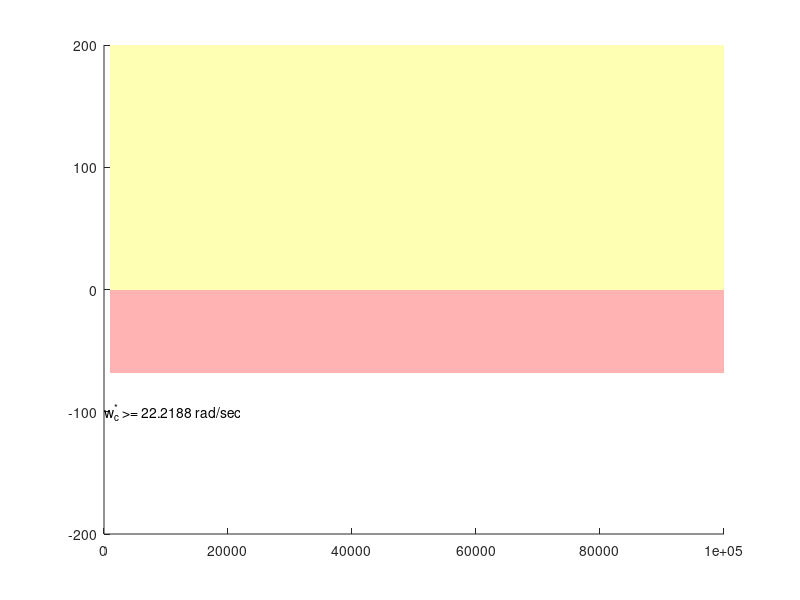

Reproduce this figure in MATLAB. (Note: this script raises an error after producing the figure.)
%%Introduzione

%Progetto di Controlli Automatici - T
%Tipologia III variante A: Controllo di un sistema idroelettrico con condotta forzata

%Gruppo:
%Andrea Proia 0000825784
%Federico Maria Macchiavelli 0000825621
%Mattia Innocenti 0000825046
%Luca Bartolomei 0000825005


%%
%Caratteristiche impianto

%Si tratta di un sistema SISO.

%Tabella delle caratteristiche:
tab_a = pi^2;
tab_a_inv = 1/tab_a;
tab_C_d = 2*pi^2;
tab_R_0 = 45;
tab_eta = 0.6;
tab_W = 30;
tab_omega_n = 1000;
tab_A_n = 0.02;
tab_B_n = 30;
tab_h_perc = 1;
tab_T_a_h_perc = 0.3;
tab_T_a_0 = 0.033;
tab_x_equilibrio_1 = 10;
tab_x_equilibrio_2 = 6;
tab_x_equilibrio_3 = 6;
tab_u_equilibrio = (tab_x_equilibrio_1/(tab_x_equilibrio_2*abs(tab_x_equilibrio_2))-tab_R_0)/(tab_C_d);

%La costante g non è presente nella tabella:
tab_g_const = 9.80655;

%Metto insieme la condizione di equilibrio dello stato:
% tab_x_equilibrio = [tab_x_equilibrio_1, tab_x_equilibrio_2, tab_x_equilibrio_3];

%Definizione del sistema:
%Il sistema è formato da tre variabili di stato:

%x_1: la pressione dell'acqua sul fondo del bacino.
%x_2: la portata in uscita dal bacino.
%x_3: la portata in ingresso allo stesso.

%L'uscita del sistema viene rappresentata dalla variabile y:
%y: rappresenta l'energia elettrica generata attraverso la turbina.
%y= -eta*x_1*x_2

%Forma di stato:
%x_dot_1 = (g/a)*(-x_2+x_3)
%x_dot_2 = -C_d*u*x_2*|x_2|-R_0*x_2*|x_2|+x_1
%x_dot_3 = 0
 
%%
%Specifiche di progetto

%1 Errore a regime nullo con riferimento a gradino w(t) = W1(t)
%2 Per garantire una certa robustezza del sistema si deve avere un margine di fase M_f* = 45Ḟ
%3 Il sistema può accettare un sovraelongazione percentuale al massimo del 5% : S_% <= 5%

s_perc = 0.05;

%4 Il tempo di assestamento all'1% deve essere tenuto relativamente basso T_a_1 = 0.3 s
%5 Devo abbattere i rumori n di 30 volte che in db =
B_n_db = 20*log(tab_B_n);

%Specifiche opzionali:

%1_opz Il tempo di assestamento all'1% deve essere tenuto a 0.033 s

%Introduco i vincoli indiretti:

%Dato dal rumore di misura.
%Dato che non ho vincoli di moderazione, questo rimane il vincolo più forte
w_c_max=tab_omega_n; % 1000 rad/s
%Limite superiore per la frequenza di attraversamento.

%Viene ricavato dalla sovraelongazione con la formula classica.
xi=sqrt(log(s_perc)^2/(pi^2+log(s_perc)^2)); %0.6901

%Mf>69.011Ḟ richiesta più limitatnte delle specifiche (Mf>45Ḟ).
%PROCEDIMENTO: calcolo xi con la formula inversa, poi calcolo il Mf e
%valuto la condizione più restrittiva
Mf=xi*100; %69.0107Ḟ

%Calcolo la frequenza di attraversamento minimo attraverso la formula:
%460/(Mf* T*) cioè 460/(69.011 * 0.3)
%Questo limite inferiore è dettato dal tempo di assestamento.
w_c_min=460/(Mf * tab_T_a_h_perc); % 22.2188 rad/s

%Abbiamo individuato l'intervallo per la pulsazione di attraversamento 
%w_c* [22.2188 rad/s, 1000 rad/s]

%%
%Linearizzazione del sistema

%Ridefinisco la prima equazione di stato:
%x_dot_1 = -(g/a) x_2 + (g/a) x_3

%Ridefinisco la seconda equazione di stato:
%x_dot_2 = x_1 -(C_d*u+R_0) x_2*|x_2|
%x_dot_2 = x_1 -(R_0*|x_2|) x_2 - (C_d*x_2*|x_2|) u

%La derivata di x_2 in x_dot_2 non è immediata:
%d/dx_2 (x_1 -(C_d*u+R_0) x_2*|x_2|) = -(2(x_2)^2(C_d*u+R_0))/|x_2|

%Ridefinisco y
%y= -(eta*x_2) x_1
%y= -(eta*x_1) x_2

%Punto di equilibrio dove linearizzare il sistema:
%x_equilibrio = (10,6,6)
%u_equilibrio = (-2.265654245335609)

%Applico la serie di Taylor per linearizzare il sistema:
%A = 0 + d/dx (x_dot)|x=x_equilibrio, u=u_equilibrio
%B = 0 + d/du (x_dot)|x=x_equilibrio, u=u_equilibrio
%C = 0 + d/dx (y)|x=x_equilibrio, u=u_equilibrio
%D = 0 + d/du (y)|x=x_equilibrio, u=u_equilibrio

%Definiamo le matrici A,B,C,D derivabili dalla forma di stato e dall'uscita

%A è una 3x3 perchè devo moltiplicare per le tre equazioni di stato 3x1 e 
%deve saltare fuori un 3x1 quindi 3x3 * 3x1 = 3x1
A = [0, -(tab_g_const/tab_a),                                                                   (tab_g_const/tab_a);
     1, -(2*(tab_x_equilibrio_2^2)*(tab_C_d*tab_u_equilibrio+tab_R_0)/abs(tab_x_equilibrio_2)), 0;
     0, 0,                                                                                      0];

%B è una 3x1 perchè deve moltiplicare per l'ingresso 1x1 e deve saltare
%fuori una 3x1 quindi 3x1 * 1x1 = 3x1
B = [0;
     -(tab_C_d*tab_x_equilibrio_2*abs(tab_x_equilibrio_2));
     0];

%C è 1x3 perchè 1x3 * 3x1 = 1x1
C = [-(tab_eta*tab_x_equilibrio_2), -(tab_eta*tab_x_equilibrio_1),0];

D = 0;

%Per verificare il contenuto delle variabili globali uso la funzione disp
%disp(A);


%Definisco la funzione di traferimento
s=tf('s');
[Num,Den]=ss2tf(A,B,C,D);
G=tf(Num,Den);
%Stampo G
zpk(G)

%Si evidenzia uno zero che diverge.
%Si evidenzia uno zero nell'origine e un polo nell'origine.
%Si evidenzia due poli non nell'origine.
%Si evidenzia uno zero non nell'origine (quello divergente).

%Plot del diagramma di bode

%Margini di visualizzazione del diagramma.
w_plot_min=10^(-2);
w_plot_max=10^5;

%Ricavo il bode della G da plottare
[Mag,phase,w]=bode(G,{w_plot_min,w_plot_max});


%Nuova finestra grafica
figure();

%Vincolo sulla w_c_min
patch([w_plot_min,w_c_min,w_c_min,w_plot_min],[-200,-200,0,0],'yellow','FaceAlpha',0.3,'EdgeAlpha',0);
text(w_c_min-22,-100,'w_c^* >= 22.2188 rad/sec');

%Vincolo sulla w_c_max
hold on;
patch([w_plot_max,w_c_max,w_c_max,w_plot_max],[200,200,0,0],'yellow','FaceAlpha',0.3,'EdgeAlpha',0); 

%Vincolo sull'attenuazione di n
hold on;
patch([w_plot_max,w_c_max,w_c_max,w_plot_max],[-B_n_db,-B_n_db,0,0],'red','FaceAlpha',0.3,'EdgeAlpha',0); 

%plotto G
hold on;
margin(Mag,phase,w);

%Vincolo sul margine di fase: -180Ḟ + arg(L(jw_c))
hold on;
%Coppie di punti (w_c_min, -180+Mf), (w_c_max, -180+Mf), (w_c_max, -270),
%(w_c_min, -270)
patch([w_c_min,w_c_max,w_c_max,w_c_min],[-180+Mf,-180+Mf,-270,-270],'green','FaceAlpha',0.2,'EdgeAlpha',0); 
grid on;



%-------------------------------------------------------------------------------------------------------------------------------------


%%
%Progettazione della rete regolatrice statica

%Ho bisogno di un polo per il vincolo numero 1.
%Volgio un e_inf = 0
%Il guadagno statico resta libero: verrà modificato se necessario.
R_s = 1/s;
G_e = R_s*G;

%Stampo gli zeri e i poli di G_e 
zpk(G_e)

%Ricavo i dati sulla G_e
[Mag_e,phase_e,w_e]=bode(G_e,{w_plot_min,w_plot_max});

%Nuova finestra grafica.
figure();

%Vincolo sulla w_c_min
patch([w_plot_min,w_c_min,w_c_min,w_plot_min],[-200,-200,0,0],'yellow','FaceAlpha',0.3,'EdgeAlpha',0); 

%Vincolo sulla w_c_max
hold on;
patch([w_plot_max,w_c_max,w_c_max,w_plot_max],[120,120,0,0],'yellow','FaceAlpha',0.3,'EdgeAlpha',0); 

%Vincolo sull'attenuazione di n
hold on;
patch([w_plot_max,w_c_max,w_c_max,w_plot_max],[-B_n_db,-B_n_db,0,0],'red','FaceAlpha',0.3,'EdgeAlpha',0); 


%Plotto G_e
hold on;
bodeplot(G_e, {w_plot_min,w_plot_max});
% margin(Mag_e,phase_e,w_e);

%Vincolo sul margine di fase: -180Ḟ + arg(L(jw_c))
hold on;
%Coppie di punti (w_c_min, -180+Mf), (w_c_max, -180+Mf), (w_c_max, -270),
%(w_c_min, -270)
patch([w_c_min,w_c_max,w_c_max,w_c_min],[-180+Mf,-180+Mf,-270,-270],'green','FaceAlpha',0.2,'EdgeAlpha',0); 

%%
%Progettazione della rete regolatrice dinamica

%Si tratta della frequenza di attraversamento scelta. NON FUNZIONA BOH
omega_c_star = 130;

%Ricavo i dati di attraversamento di G_e
[Mag_G_e_omega_c_star,phase_G_e_omega_c_star,omega_c_star]=bode(G_e, omega_c_star);

Mag_G_e_omega_c_star_db = 20*log(Mag_G_e_omega_c_star);

M_star = 10^-(Mag_G_e_omega_c_star_db/20);

phi_star = Mf-180-phase_G_e_omega_c_star;

tau_rete_anticipatrice = (M_star-cos(phi_star*pi/180))/(omega_c_star*sin(phi_star*pi/180));
tau_alpha_rete_anticipatrice = (cos(phi_star*pi/180)-1/M_star)/(omega_c_star*sin(phi_star*pi/180));

alpha_rete_anticipatrice = tau_alpha_rete_anticipatrice/tau_rete_anticipatrice;

%Ricavo il regolatore dinamico (anticipatore).
R_d_ant = 0.1*(1+s*tau_rete_anticipatrice)/(1+tau_alpha_rete_anticipatrice*s);


%Creo la funzione ad anello aperto (L).
L = R_d_ant*G_e;

%----------------------------------------------------------------------
%RETE RITARDATRICE PER RISOLUZIONE DI n(t)
%Si tratta della frequenza di attraversamento scelta. NON FUNZIONA BOH
omega_c_star = 1000;

%Ricavo i dati di attraversamento di G_e
[Mag_L_omega_c_star,phase_L_omega_c_star,omega_c_star]=bode(L, omega_c_star);

Mag_L_omega_c_star_db = 20*log(Mag_L_omega_c_star);

M_star = 10^-(Mag_L_omega_c_star_db/20);

phi_star = Mf-180-phase_L_omega_c_star;

tau_rete_ritardatrice = (cos(phi_star*pi/180)-1/M_star)/(omega_c_star*sin(phi_star*pi/180));
tau_alpha_rete_ritardatrice = (M_star-cos(phi_star*pi/180))/(omega_c_star*sin(phi_star*pi/180));

R_d_rit = (1+s*tau_alpha_rete_ritardatrice)/(1+tau_rete_ritardatrice*s);



%ricalcolo L con aggiunta della rete ritardatrice
L = L * R_d_rit;



%Stampo gli zeri e i poli di L
zpk(L)
%Ricavo i dati sulla L
[Mag_L,phase_L,w_L]=bode(L,{w_plot_min,w_plot_max});

%Plotto L sul grafico precedente e la confronto con G_e
hold on;
margin(Mag_L,phase_L,w_L);
grid on;

%Il grafico sembra reggere.

%%
%Regolatore finale
R=R_s*R_d_ant;

%%
%Chiusura del loop

%Chiudo il loop: F

F=L/(1+L);

%Ricavo informazioni
[Mag_F,phase_F,w_F]=bode(F,{w_plot_min,w_plot_max});

%Stampo gli zeri e i poli di F
zpk(F)

%Plotto F
figure();
margin(Mag_F,phase_F,w_F);
grid on;

figure();
step(F);
%La risposta a gradino è insoddisfacente, rivelando una instabilità.

